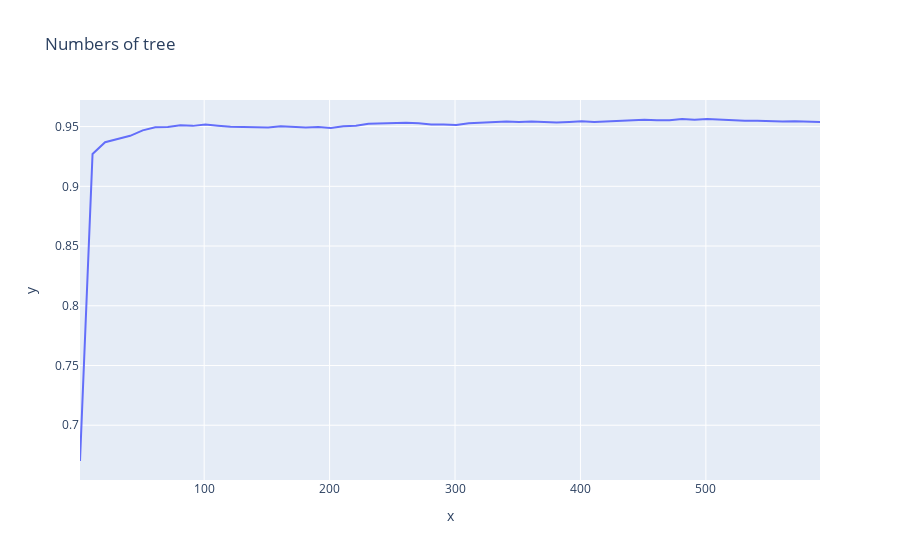

Notebook code for this chart:
### Code cell
line_plot(range(1,592,10),list_scores,"Numbers of tree")

### Figure 1 — Plotly figure (JSON) as saved in the notebook; plotly's stock layout.template omitted (floating-point values rounded to 4 significant figures)
{"data": [{"hovertemplate": "x=%{x}<br>y=%{y}<extra></extra>", "legendgroup": "", "line": {"color": "#636efa", "dash": "solid"}, "mode": "lines", "name": "", "orientation": "v", "showlegend": false, "type": "scatter", "x": [1, 11, 21, 31, 41, 51, 61, 71, 81, 91, 101, 111, 121, 131, 141, 151, 161, 171, 181, 191, 201, 211, 221, 231, 241, 251, 261, 271, 281, 291, 301, 311, 321, 331, 341, 351, 361, 371, 381, 391, 401, 411, 421, 431, 441, 451, 461, 471, 481, 491, 501, 511, 521, 531, 541, 551, 561, 571, 581, 591], "xaxis": "x", "y": [0.67, 0.927, 0.9369, 0.9397, 0.9423, 0.9468, 0.9494, 0.9496, 0.9511, 0.9506, 0.9517, 0.9507, 0.9498, 0.9497, 0.9493, 0.9493, 0.9503, 0.9498, 0.9493, 0.9497, 0.9487, 0.9502, 0.9508, 0.9523, 0.9528, 0.9528, 0.9533, 0.9528, 0.9518, 0.9518, 0.9513, 0.9528, 0.9533, 0.9533, 0.9543, 0.9538, 0.9543, 0.9538, 0.9534, 0.9538, 0.9544, 0.9539, 0.9543, 0.9548, 0.9548, 0.9558, 0.9553, 0.9553, 0.9563, 0.9558, 0.9563, 0.9558, 0.9548, 0.9548, 0.9548, 0.9543, 0.9543, 0.9544, 0.9543, 0.9538], "yaxis": "y"}], "layout": {"legend": {"tracegroupgap": 0}, "title": {"text": "Numbers of tree"}, "xaxis": {"anchor": "y", "domain": [0, 1], "title": {"text": "x"}}, "yaxis": {"anchor": "x", "domain": [0, 1], "title": {"text": "y"}}}}
